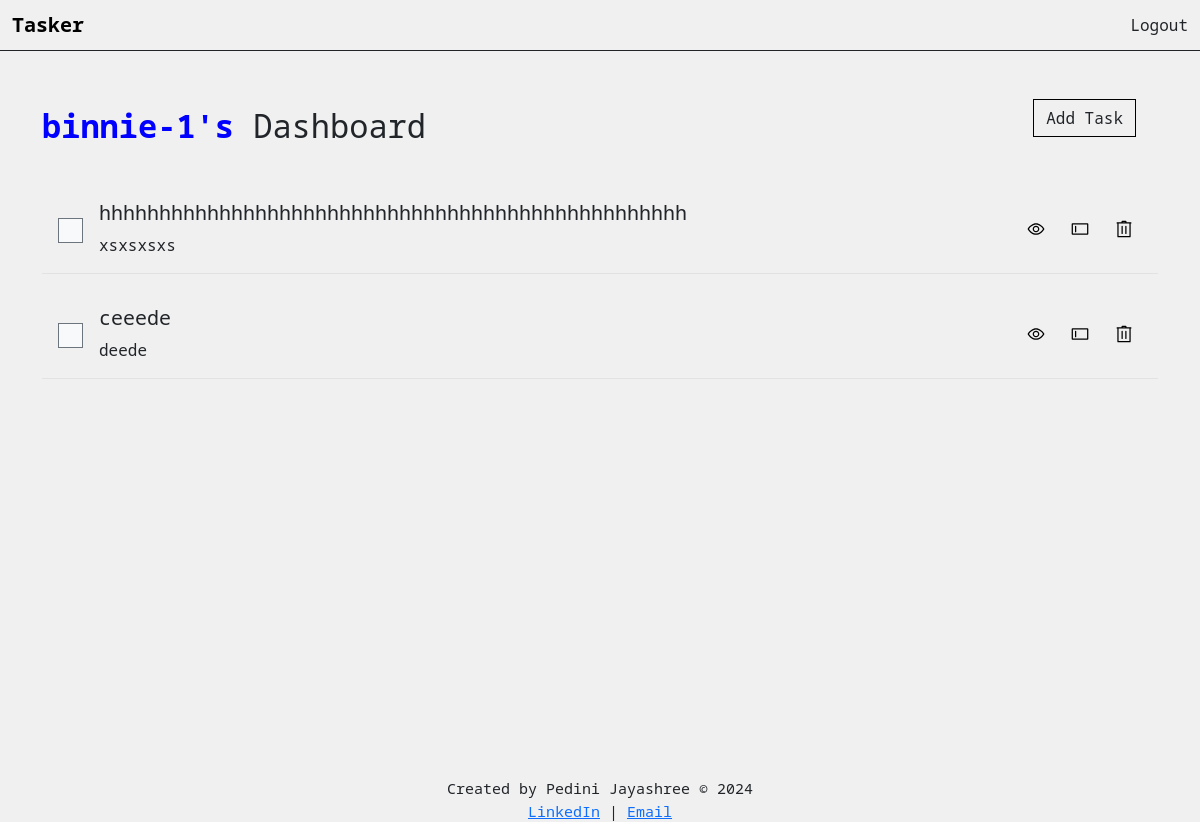
Page /dashboard (signed in) on the earlier database version.
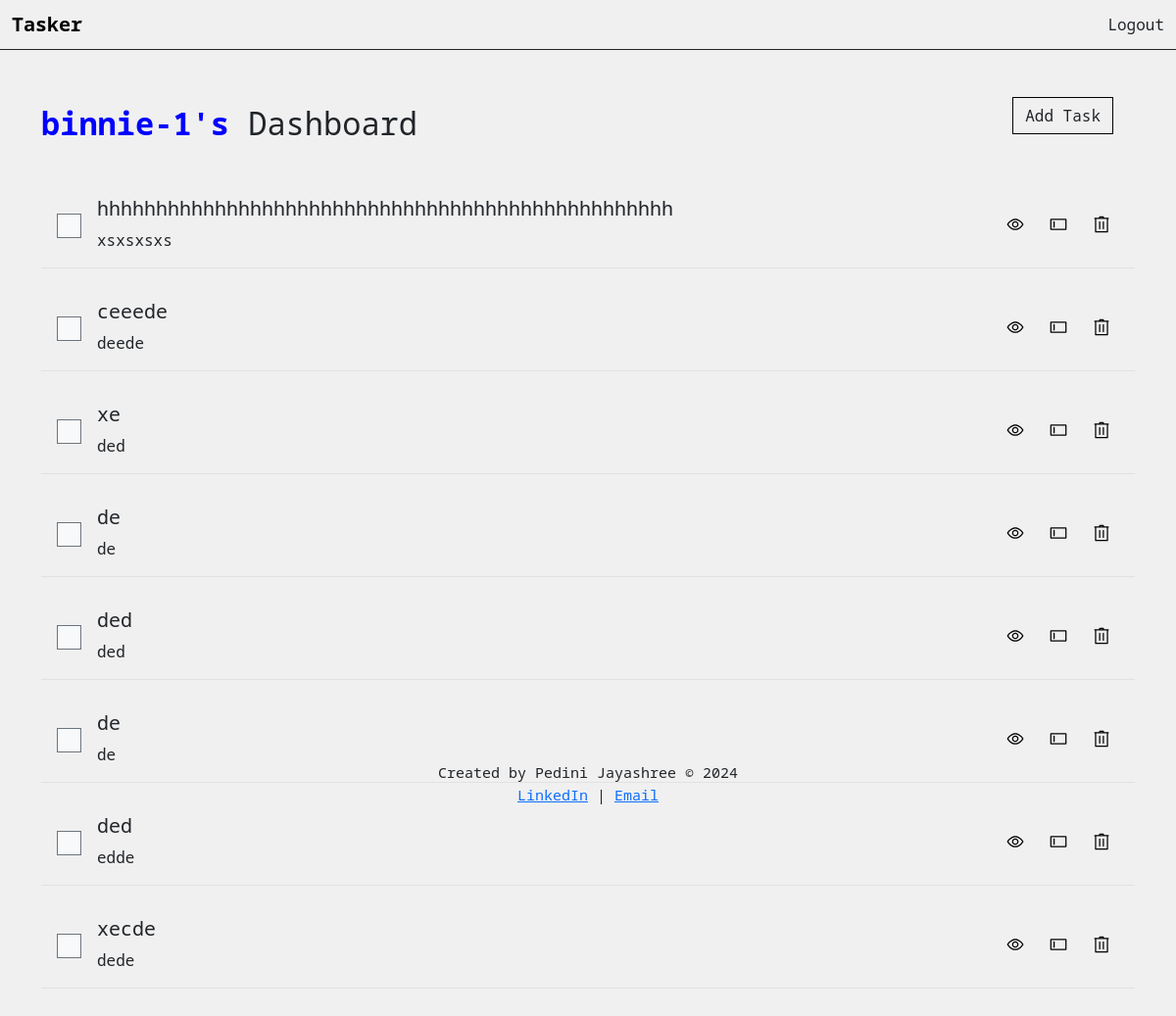
Same page on the later database version.
### app.py (models this page shows, shortened)
class User(db.Model, UserMixin):
    id = db.Column(db.Integer, primary_key=True)
    username = db.Column(db.String(150), unique=True, nullable=False)
    password = db.Column(db.String(150), nullable=False)
    tasks = db.relationship('Task', backref='owner', lazy=True)

class Task(db.Model):
    id = db.Column(db.Integer, primary_key=True)
    title = db.Column(db.String(150), nullable=False)
    description = db.Column(db.Text, nullable=True)
    category = db.Column(db.String(50), nullable=False)
    priority = db.Column(db.String(50), nullable=False)
    is_completed = db.Column(db.Boolean, default=False)
    user_id = db.Column(db.Integer, db.ForeignKey('user.id'), nullable=False)

### app.py (the view, shortened to what this page needs)
@app.route('/dashboard', methods=['GET', 'POST'])
@login_required
def dashboard():
    form = TaskForm()
    tasks = Task.query.filter_by(user_id=current_user.id).all()
    return render_template('dashboard.html', tasks=tasks, form=form, user=current_user)

### forms.py
class TaskForm(FlaskForm):
    title = StringField('Title', validators=[DataRequired()])
    description = TextAreaField('Description', validators=[DataRequired()])
    category = SelectField('Category', choices=[('Work', 'Work'), ('Personal', 'Personal')], validators=[DataRequired()])
    priority = SelectField('Priority', choices=[('Low', 'Low'), ('Medium', 'Medium'), ('High', 'High')], validators=[DataRequired()])
    submit = SubmitField('Add Task')

### app.py (called while the page is built)
@login_manager.user_loader
def load_user(user_id):
    return db.session.get(User, int(user_id))

### templates/dashboard.html (shortened to what this page needs)
{% extends "base.html" %}
{% block content %}
<div class="container mt-5">
    <div class="dash-header d-flex align-items-center justify-content-between mb-4">
        <h2 class="text-center"><span>{{user.username}}'s</span> Dashboard</h2>
        <div class="text-center mb-4">
            <button class="btn btn-style2" style="margin-right: 22px;" data-bs-toggle="modal"
                data-bs-target="#addTaskModal">Add Task</button>
        </div>
    </div>
    <div id="tasks-container" class="task-container">
        {% if tasks==[] %}
        <h2 class="text-center" style="opacity: 0.3;">Welcome, {{user.username}}! Add Your First Task ;)</h2>
        {% else %}
        {% for task in tasks %}
        <div class="card mb-3 rounded-0 task-card" data-category="{{ task.category }}"
            data-priority="{{ task.priority }}">
            <div class="card-body d-flex justify-content-between align-items-center">
                <div class="form-check me-3">
                    <input class="form-check-input round-checkbox rounded-0" type="checkbox" id="complete-{{ task.id }}"
                        onclick="event.stopPropagation();" {% if task.is_completed %} checked {% endif %}
                        onchange="toggleTaskCompletion({{ task.id }})">
                </div>
                <div class="flex-grow-1">
                    <h5 class="card-title {{ 'text-decoration-line-through' if task.is_completed }}">{{ task.title }}
                    </h5>
                    <p class="card-text">{{ task.description }}</p>
                </div>
                <div class="task-buttons d-flex align-items-center">
                    <button class="btn eye-button me-2 btn-style1"
                        onclick="showTaskDetails({{ task.id }}); event.stopPropagation();">
                        <img src="{{ url_for('static', filename='images/eye.svg') }}" alt="Details Icon" width="20"
                            height="20">
                    </button>
                    <button class="btn edit-button me-2 btn-style1" data-bs-toggle="modal"
                        data-bs-target="#editTaskModal-{{ task.id }}" onclick="event.stopPropagation();">
                        <img src="{{ url_for('static', filename='images/edit.svg') }}" alt="Edit Icon" width="20"
                            height="20">
                    </button>
                    <form method="POST" action="{{ url_for('delete_task', task_id=task.id) }}"
                        onsubmit="return showDeleteModal(event, '{{ task.id }}');">
                        <button type="submit" class="btn delete-button rounded-0" onclick="event.stopPropagation();">
                            <img src="{{ url_for('static', filename='images/delete.svg') }}" alt="Delete Icon"
                                width="20" height="20">
                        </button>
                    </form>
                </div>
            </div>
        </div>
        {% endfor %}
        {% endif %}
    </div>
</div>
{% endblock %}

### templates/base.html (shortened to what this page needs)
<!DOCTYPE html>
<html lang="en">
<head>
  <link href="https://cdn.jsdelivr.net/npm/bootstrap@5.3.0/dist/css/bootstrap.min.css" rel="stylesheet">
  <link rel="stylesheet" href="{{ url_for('static', filename='css/styles.css') }}">
</head>
<body>
  <nav class="navbar navbar-expand-lg navbar-light border-bottom border-dark">
    <div class="container-fluid">
      {% if current_user.is_authenticated %}
      <a class="navbar-brand display-5 fw-bold text-body-emphasis" href="{{ url_for('dashboard') }}">
        Tasker
      </a>
      {% else %}
      <a class="navbar-brand display-5 fw-bold text-body-emphasis" href="{{ url_for('home') }}">
        Tasker
      </a>
      {% endif %}
      <div class="ms-auto d-flex gap-4">
        {% if current_user.is_authenticated %}
        <form method="POST" action="{{ url_for('logout') }}" class="d-inline">
          <button type="submit" class="btn btn-link nav-link">Logout</button>
        </form>
        {% else %}
        <a class="nav-link" href="{{ url_for('home') }}">Home</a>
        <a class="nav-link" href="{{ url_for('login') }}">Login</a>
        {% endif %}
      </div>
    </div>
  </nav>
  {% block content %}{% endblock %}
  <footer class="text-center">
    <div class="container">
      <p class="mb-0">Created by Pedini Jayashree © 2024</p>
      <p><a href="https://www.linkedin.com/in/pedini-jayashree/" target="_blank">LinkedIn</a> | <a
          href="mailto:pedini14sneha@gmail.com">Email</a></p>
    </div>
  </footer>
</body>
</html>

### static/css/styles.css (style rules this page uses)
* { margin: 0; padding: 0; box-sizing: border-box; font-family: "Noto Sans Mono", monospace; }
html, body { width: 100%; height: 100%; background-color: #f0f0f0; }
.nav-link { font-weight: 500; }
.btn-style1, .btn-style2 { border-radius: 0; border: 1px solid black; }
.card { border: none; background-color: transparent; border-bottom: 1px solid rgb(226, 226, 226); }
.round-checkbox { width: 25px; height: 25px; border-radius: 0; border: 1px solid #6c757d; background-color: #f8f9fa; }
.round-checkbox { appearance: none; -webkit-appearance: none; -moz-appearance: none; }
.container { height: 80%; }
.delete-button, .edit-button, .eye-button { background-color: transparent; border: none; padding: 8px; transition: background-color 0.3s, box-shadow 0.3s; display: flex; align-items: center; justify-content: center; cursor: pointer; }
.dash-header { margin-bottom: 20px; }
.task-container { max-height: calc(100vh - 250px); overflow-y: auto; padding-bottom: 20px; margin-bottom: 20px; }
.dash-header h2 span { font-weight: 900; color: blue; }
footer { margin-top: 38px; font-size: 15px; }

Differences in the rows shown:
added Task: title "xe", description "ded"
added Task: title "de", description "de"
added Task: title "ded", description "ded"
added Task: title "de", description "de"
added Task: title "ded", description "edde"
added Task: title "xecde", description "dede"
